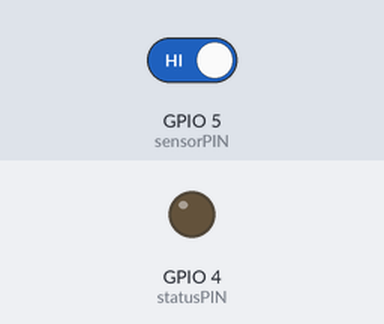
A sketch run on a simulated ESP8266 (NodeMCU). On the bench: output pins drawn as LEDs (lit = HIGH). The test bench sets the inputs (shaded band); at power-on: GPIO 5 (sensorPIN) HIGH. WiFi joins after 1.5 s; servers stay silent unless stated; what the sketch prints to the serial monitor is not drawn.

Above: at 2.7 s.
2.8 s: GPIO 5 (sensorPIN) driven LOW
4.3 s: GPIO 5 (sensorPIN) driven HIGH
At 10.1 s:
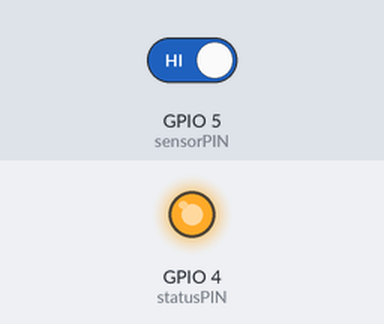
Timing chart, 0 to 22.0 s (numbered marks = the images above; inputs shaded):
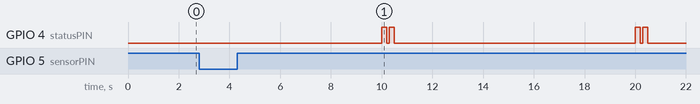

The sketch:

RPM_SENSING.ino
```cpp
#include <ESP8266WiFi.h>
#include <ESP8266mDNS.h>
//#include <ArduinoOTA.h>
#include <WiFiUdp.h>

const char* ssid = "RF_AP1"; //AP SSID
const char* password = "payungteduh123"; //AP PASSWORD
const char* UDP_SERVER = "172.16.68.72"; //UDP server IP
int UDP_PORT = 9999; //UDP server port
WiFiUDP UDP; //UDP init

//WiFi config
IPAddress local_IP(172, 16, 68, 200);
IPAddress subnet(255, 255, 255, 0);
IPAddress gateway(172, 16, 68, 1);
IPAddress primaryDNS(8, 8, 8, 8);
IPAddress secondaryDNS(8, 8, 4, 4);

int idRPM = 1;    //Wheel 1
int rev = 0;
int sensorStateLast;
int sensorPIN = 5;
int statusPIN = 4;
int sensor_id = 2;
bool data = true;
unsigned long endTime;
unsigned long elapsedTime;

// Generally, you should use "unsigned long" for variables that hold time
// The value will quickly become too large for an int to store
unsigned long previousMillis = 0;        // will store last val = 0


// constants won't change:
const long interval = 10000;           // interval at which to reset is 10000 ms / 10 s
//const int betweenReadings = 500;       // interval at which it will read your variable

void setup() {
  Serial.begin(115200);
  pinMode(sensorPIN, INPUT);
  pinMode(statusPIN, OUTPUT);
  if (!WiFi.config(local_IP, gateway, subnet, primaryDNS, secondaryDNS)) {
    Serial.println("STA Failed to configure");
  }
  WiFi.begin(ssid, password); //WiFi init
  Serial.print("Connecting");
  Serial.println();
  while (WiFi.status() != WL_CONNECTED) { //WiFi not connected
    delay(500);
    Serial.print("=");
  }
  Serial.println("");
  if (WiFi.status() == WL_CONNECTED) { //WiFi connected
    Serial.println("Connected, IP address: ");
    Serial.println(WiFi.localIP());
  }

//   //Upload Program Over The Air (OTA)
//   ArduinoOTA.onStart([]() {
//     String type;
//     if (ArduinoOTA.getCommand() == U_FLASH)
//       type = "sketch";
//     else // U_SPIFFS
//       type = "filesystem";

//     // NOTE: if updating SPIFFS this would be the place to unmount SPIFFS using SPIFFS.end()
//     Serial.println("Start updating " + type);
//   });
//   ArduinoOTA.onEnd([]() {
//     Serial.println("\nEnd");
//   });
//   ArduinoOTA.onProgress([](unsigned int progress, unsigned int total) {
//     Serial.printf("Progress: %u%%\r", (progress / (total / 100)));
//   });
//   ArduinoOTA.onError([](ota_error_t error) {
//     Serial.printf("Error[%u]: ", error);
//     if (error == OTA_AUTH_ERROR) Serial.println("Auth Failed");
//     else if (error == OTA_BEGIN_ERROR) Serial.println("Begin Failed");
//     else if (error == OTA_CONNECT_ERROR) Serial.println("Connect Failed");
//     else if (error == OTA_RECEIVE_ERROR) Serial.println("Receive Failed");
//     else if (error == OTA_END_ERROR) Serial.println("End Failed");
//   });
//   ArduinoOTA.begin();
//   Serial.println("Ready");
//   Serial.print("IP address: ");
//   Serial.println(WiFi.localIP());
}

void status_UPDATE() {
  if (rev >= 0) {
    digitalWrite(statusPIN, HIGH);
    delay(200);
    digitalWrite(statusPIN, LOW);
    delay(100);
    digitalWrite(statusPIN, HIGH);
    delay(200);
    digitalWrite(statusPIN, LOW);
    //Serial.println("STATUS 0");
  }
}

void loop() {
  // ArduinoOTA.handle();
  unsigned long currentMillis = millis();
  if (currentMillis - previousMillis >= interval) {
    // save the last time you reset rev
    previousMillis = currentMillis;
    Serial.print("Rev_Now:");
    Serial.println(rev);
    int RPM = rev*6;
    String _sendData = "{\"sensor_id\":\"";
    _sendData += idRPM;
    _sendData += "\",\"sensor_type\":\"1";
    _sendData += "\",\"rpm\":\"";
    _sendData += RPM;
    _sendData += "\"}";
    char dataBuffer[1024];
    _sendData.toCharArray(dataBuffer, 1024);
    UDP.beginPacket(UDP_SERVER, UDP_PORT);
    UDP.printf(dataBuffer);
    UDP.endPacket();
    status_UPDATE();
    Serial.println("Data Send!\n");
    rev = 0;
  }
  if (digitalRead(sensorPIN) == 0) {
    do{
      sensorStateLast = digitalRead(sensorPIN);
      delay(10);
    }
    while (sensorStateLast == 0);
    rev++;
    Serial.println(rev);
  }
}
```

Measured:
- after the input at 2.8 s, every drawn part: stays the same
- after the input at 4.3 s, GPIO 4 (statusPIN): LOW → HIGH after 5.7 s, → LOW 0.20 s later, → HIGH 0.10 s later, → LOW 0.20 s later, … (8 changes in this stretch)
